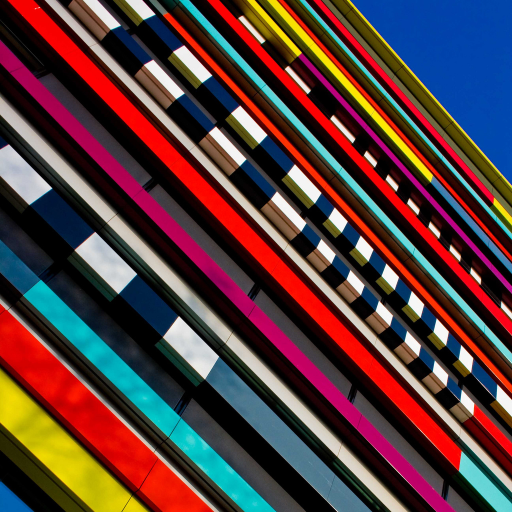
#> input picture utils/test.png, 1024 x 1024 px, found by its file name (shown at 1/2 size)
$ python utils_blindsr.py   (older library calls are emulated)
#> lines starting #> are read from the running program, lines starting #| are printed output that depends on the picture
### utils/utils_image.py
import os
import math
import random
import numpy as np
import torch
import cv2
# from torchvision.utils import make_grid
from datetime import datetime
# import torchvision.transforms as transforms
import matplotlib.pyplot as plt
from mpl_toolkits.mplot3d import Axes3D
os.environ["KMP_DUPLICATE_LIB_OK"] = "TRUE"


'''
# --------------------------------------------
# Kai Zhang (github: https://github.com/cszn)
# 03/Mar/2019
# --------------------------------------------
# https://github.com/twhui/SRGAN-pyTorch
# https://github.com/xinntao/BasicSR
# --------------------------------------------
'''


IMG_EXTENSIONS = ['.jpg', '.JPG', '.jpeg', '.JPEG', '.png', '.PNG', '.ppm', '.PPM', '.bmp', '.BMP', '.tif']


def is_image_file(filename):
    return any(filename.endswith(extension) for extension in IMG_EXTENSIONS)


def get_timestamp():
    return datetime.now().strftime('%y%m%d-%H%M%S')


# [21 lines left out: functions imshow, surf, not called in this run]


'''
# --------------------------------------------
# get image pathes
# --------------------------------------------
'''


# [21 lines left out: functions get_image_paths, _get_paths_from_images, not called in this run]


'''
# --------------------------------------------
# split large images into small images
# --------------------------------------------
'''


# [50 lines left out: functions patches_from_image, imssave, split_imageset, not called in this run]
        #if original_dataroot == taget_dataroot:
        #del img_path

'''
# --------------------------------------------
# makedir
# --------------------------------------------
'''


def mkdir(path):
    if not os.path.exists(path):
        os.makedirs(path)


# [14 lines left out: functions mkdirs, mkdir_and_rename, not called in this run]


'''
# --------------------------------------------
# read image from path
# opencv is fast, but read BGR numpy image
# --------------------------------------------
'''


# --------------------------------------------
# get uint8 image of size HxWxn_channles (RGB)
# --------------------------------------------
def imread_uint(path, n_channels=3):
    #  input: path
    # output: HxWx3(RGB or GGG), or HxWx1 (G)
#> called with path = 'utils/test.png', n_channels = 3
    if n_channels == 1:
        img = cv2.imread(path, 0)  # cv2.IMREAD_GRAYSCALE
        img = np.expand_dims(img, axis=2)  # HxWx1
    elif n_channels == 3:
        img = cv2.imread(path, cv2.IMREAD_UNCHANGED)  # BGR or G
#> img is the input picture: shape (1024, 1024, 3); mean B, G, R 60.7, 60.2, 88.5
        if img.ndim == 2:
            img = cv2.cvtColor(img, cv2.COLOR_GRAY2RGB)  # GGG
        else:
            img = cv2.cvtColor(img, cv2.COLOR_BGR2RGB)  # RGB
#> in uint2single, `return np.float32(img/255.)`:
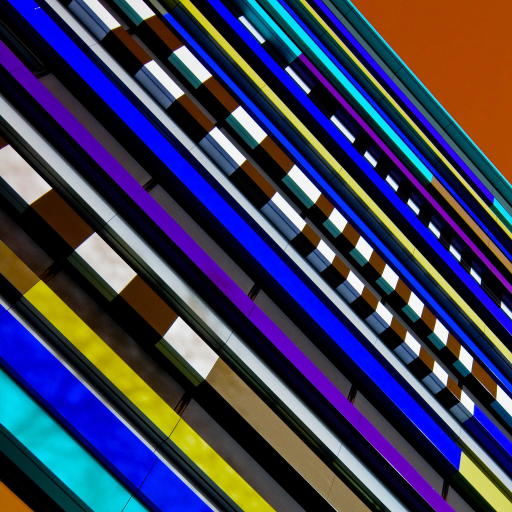
#> returned value: shape (1024, 1024, 3) float32 (shown at 1/2 size); mean of channels 0, 1, 2 0.347, 0.236, 0.238; drawn as B, G, R
    return img


# --------------------------------------------
# matlab's imwrite
# --------------------------------------------
def imsave(img, img_path):
    img = np.squeeze(img)
    if img.ndim == 3:
        img = img[:, :, [2, 1, 0]]
    cv2.imwrite(img_path, img)

# [22 lines left out: functions imwrite, read_img, not called in this run]


'''
# --------------------------------------------
# image format conversion
# --------------------------------------------
# numpy(single) <--->  numpy(uint)
# numpy(single) <--->  tensor
# numpy(uint)   <--->  tensor
# --------------------------------------------
'''


# --------------------------------------------
# numpy(single) [0, 1] <--->  numpy(uint)
# --------------------------------------------


def uint2single(img):

    return np.float32(img/255.)


def single2uint(img):

    return np.uint8((img.clip(0, 1)*255.).round())


def uint162single(img):

    return np.float32(img/65535.)


def single2uint16(img):

    return np.uint16((img.clip(0, 1)*65535.).round())


# --------------------------------------------
# numpy(uint) (HxWxC or HxW) <--->  tensor
# --------------------------------------------


# convert uint to 4-dimensional torch tensor
# [19 lines left out: functions uint2tensor4, uint2tensor3, tensor2uint, not called in this run]


# --------------------------------------------
# numpy(single) (HxWxC) <--->  tensor
# --------------------------------------------


# convert single (HxWxC) to 3-dimensional torch tensor
def single2tensor3(img):
    return torch.from_numpy(np.ascontiguousarray(img)).permute(2, 0, 1).float()


# convert single (HxWxC) to 4-dimensional torch tensor
def single2tensor4(img):
    return torch.from_numpy(np.ascontiguousarray(img)).permute(2, 0, 1).float().unsqueeze(0)


# convert torch tensor to single
# [15 lines left out: functions tensor2single, tensor2single3, not called in this run]


def single2tensor5(img):
    return torch.from_numpy(np.ascontiguousarray(img)).permute(2, 0, 1, 3).float().unsqueeze(0)


def single32tensor5(img):
    return torch.from_numpy(np.ascontiguousarray(img)).float().unsqueeze(0).unsqueeze(0)


def single42tensor4(img):
    return torch.from_numpy(np.ascontiguousarray(img)).permute(2, 0, 1, 3).float()


# [26 lines of commented-out code are left out]


'''
# --------------------------------------------
# Augmentation, flipe and/or rotate
# --------------------------------------------
# The following two are enough.
# (1) augmet_img: numpy image of WxHxC or WxH
# (2) augment_img_tensor4: tensor image 1xCxWxH
# --------------------------------------------
'''


# [105 lines left out: functions augment_img, augment_img_tensor4, augment_img_tensor, augment_img_np3, augment_imgs, not called in this run]


'''
# --------------------------------------------
# modcrop and shave
# --------------------------------------------
'''


# [22 lines left out: functions modcrop, shave, not called in this run]


'''
# --------------------------------------------
# image processing process on numpy image
# channel_convert(in_c, tar_type, img_list):
# rgb2ycbcr(img, only_y=True):
# bgr2ycbcr(img, only_y=True):
# ycbcr2rgb(img):
# --------------------------------------------
'''


# [81 lines left out: functions rgb2ycbcr, ycbcr2rgb, bgr2ycbcr, channel_convert, not called in this run]


'''
# --------------------------------------------
# metric, PSNR, SSIM and PSNRB
# --------------------------------------------
'''


# --------------------------------------------
# PSNR
# --------------------------------------------
# [151 lines left out: functions calculate_psnr, calculate_ssim, ssim, _blocking_effect_factor, calculate_psnrb, not called in this run]

'''
# --------------------------------------------
# matlab's bicubic imresize (numpy and torch) [0, 1]
# --------------------------------------------
'''


# matlab 'imresize' function, now only support 'bicubic'
# [134 lines left out: functions cubic, calculate_weights_indices, imresize, not called in this run]


# --------------------------------------------
# imresize for numpy image [0, 1]
# --------------------------------------------
def imresize_np(img, scale, antialiasing=True):
    # Now the scale should be the same for H and W
    # input: img: Numpy, HWC or HW [0,1]
    # output: HWC or HW [0,1] w/o round
    img = torch.from_numpy(img)
    need_squeeze = True if img.dim() == 2 else False
    if need_squeeze:
        img.unsqueeze_(2)

    in_H, in_W, in_C = img.size()
    out_C, out_H, out_W = in_C, math.ceil(in_H * scale), math.ceil(in_W * scale)
    kernel_width = 4
    kernel = 'cubic'

    # Return the desired dimension order for performing the resize.  The
    # strategy is to perform the resize first along the dimension with the
    # smallest scale factor.
    # Now we do not support this.

    # get weights and indices
    weights_H, indices_H, sym_len_Hs, sym_len_He = calculate_weights_indices(
        in_H, out_H, scale, kernel, kernel_width, antialiasing)
    weights_W, indices_W, sym_len_Ws, sym_len_We = calculate_weights_indices(
        in_W, out_W, scale, kernel, kernel_width, antialiasing)
    # process H dimension
    # symmetric copying
    img_aug = torch.FloatTensor(in_H + sym_len_Hs + sym_len_He, in_W, in_C)
    img_aug.narrow(0, sym_len_Hs, in_H).copy_(img)

    sym_patch = img[:sym_len_Hs, :, :]
    inv_idx = torch.arange(sym_patch.size(0) - 1, -1, -1).long()
    sym_patch_inv = sym_patch.index_select(0, inv_idx)
    img_aug.narrow(0, 0, sym_len_Hs).copy_(sym_patch_inv)

    sym_patch = img[-sym_len_He:, :, :]
    inv_idx = torch.arange(sym_patch.size(0) - 1, -1, -1).long()
    sym_patch_inv = sym_patch.index_select(0, inv_idx)
    img_aug.narrow(0, sym_len_Hs + in_H, sym_len_He).copy_(sym_patch_inv)

    out_1 = torch.FloatTensor(out_H, in_W, in_C)
    kernel_width = weights_H.size(1)
    for i in range(out_H):
        idx = int(indices_H[i][0])
        for j in range(out_C):
            out_1[i, :, j] = img_aug[idx:idx + kernel_width, :, j].transpose(0, 1).mv(weights_H[i])

    # process W dimension
    # symmetric copying
    out_1_aug = torch.FloatTensor(out_H, in_W + sym_len_Ws + sym_len_We, in_C)
    out_1_aug.narrow(1, sym_len_Ws, in_W).copy_(out_1)

    sym_patch = out_1[:, :sym_len_Ws, :]
    inv_idx = torch.arange(sym_patch.size(1) - 1, -1, -1).long()
    sym_patch_inv = sym_patch.index_select(1, inv_idx)
    out_1_aug.narrow(1, 0, sym_len_Ws).copy_(sym_patch_inv)

    sym_patch = out_1[:, -sym_len_We:, :]
    inv_idx = torch.arange(sym_patch.size(1) - 1, -1, -1).long()
    sym_patch_inv = sym_patch.index_select(1, inv_idx)
    out_1_aug.narrow(1, sym_len_Ws + in_W, sym_len_We).copy_(sym_patch_inv)

    out_2 = torch.FloatTensor(out_H, out_W, in_C)
    kernel_width = weights_W.size(1)
    for i in range(out_W):
        idx = int(indices_W[i][0])
        for j in range(out_C):
            out_2[:, i, j] = out_1_aug[:, idx:idx + kernel_width, j].mv(weights_W[i])
    if need_squeeze:
        out_2.squeeze_()

    return out_2.numpy()


# [2 lines that do not run on import are left out]
# [10 lines of commented-out code are left out]


### utils/utils_blindsr.py
# -*- coding: utf-8 -*-
import numpy as np
import cv2
import torch
from scipy.interpolate import RegularGridInterpolator
from utils import utils_image as util

import random
from scipy import ndimage
import scipy
import scipy.stats as ss
from scipy.linalg import orth


"""
# --------------------------------------------
# Super-Resolution
# --------------------------------------------
#
# Kai Zhang (cskaizhang@gmail.com)
# https://github.com/cszn
# From 2019/03--2021/08
# --------------------------------------------
"""

# [12 lines left out: function modcrop_np, not called in this run]


"""
# --------------------------------------------
# anisotropic Gaussian kernels
# --------------------------------------------
"""
# [14 lines left out: function analytic_kernel, not called in this run]


def anisotropic_Gaussian(ksize=15, theta=np.pi, l1=6, l2=6):
    """ generate an anisotropic Gaussian kernel
    Args:
        ksize : e.g., 15, kernel size
        theta : [0,  pi], rotation angle range
        l1    : [0.1,50], scaling of eigenvalues
        l2    : [0.1,l1], scaling of eigenvalues
        If l1 = l2, will get an isotropic Gaussian kernel.

    Returns:
        k     : kernel
    """

    v = np.dot(np.array([[np.cos(theta), -np.sin(theta)], [np.sin(theta), np.cos(theta)]]), np.array([1., 0.]))
    V = np.array([[v[0], v[1]], [v[1], -v[0]]])
    D = np.array([[l1, 0], [0, l2]])
    Sigma = np.dot(np.dot(V, D), np.linalg.inv(V))
    k = gm_blur_kernel(mean=[0, 0], cov=Sigma, size=ksize)

    return k


def gm_blur_kernel(mean, cov, size=15):
    center = size / 2.0 + 0.5
    k = np.zeros([size, size])
    for y in range(size):
        for x in range(size):
            cy = y - center + 1
            cx = x - center + 1
            k[y, x] = ss.multivariate_normal.pdf([cx, cy], mean=mean, cov=cov)

    k = k / np.sum(k)
    return k


def _ensure_2d_kernel(k):
    """Ensure kernel is 2D numpy array. Attempt to reshape flattened kernel into square if needed."""
    k = np.asarray(k)
    # If flattened 1D array and size is perfect square, reshape
    if k.ndim == 1:
        s = int(np.round(np.sqrt(k.size)))
        if s * s == k.size:
            k = k.reshape((s, s))
    k = np.squeeze(k)
    if k.ndim != 2:
        raise ValueError(f"Unexpected kernel shape after processing: {k.shape}. Expected 2D kernel.")
    return k


def convolve_img(img, k, mode='mirror'):
    """
    Robust per-channel convolution wrapper using scipy.ndimage.convolve.
    - k: kernel (1D flattened, 2D or with singleton dims) -> normalized to 2D
    - img: HxW or HxWxC
    - mode: boundary mode ('mirror','wrap','reflect','nearest',...)
    """
    k = _ensure_2d_kernel(k)
    # ensure float computations; keep dtype but prefer float during conv to avoid uint8 overflow
    orig_dtype = img.dtype
    # convert to float32 for convolution to avoid integer overflow
    img_f = img.astype(np.float32)

    if img_f.ndim == 3:
        out = np.zeros_like(img_f)
        for c in range(img_f.shape[2]):
            out[:, :, c] = ndimage.convolve(img_f[:, :, c], k, mode=mode)
        # Clip to valid range if original was float in [0,1] or uint in [0,255]
        if np.issubdtype(orig_dtype, np.integer):
            out = np.clip(out, 0, 255)
            out = out.astype(orig_dtype)
        else:
            out = np.clip(out, 0.0, 1.0)
        return out
    else:
        out = ndimage.convolve(img_f, k, mode=mode)
        if np.issubdtype(orig_dtype, np.integer):
            out = np.clip(out, 0, 255)
            out = out.astype(orig_dtype)
        else:
            out = np.clip(out, 0.0, 1.0)
        return out


def shift_pixel(x, sf, upper_left=True):
    """shift pixel for super-resolution with different scale factors
    Args:
        x: WxHxC or WxH
        sf: scale factor
        upper_left: shift direction
    """
    h, w = x.shape[:2]
    shift = (sf-1)*0.5
    xv, yv = np.arange(0, w, 1.0), np.arange(0, h, 1.0)
    if upper_left:
        x1 = xv + shift
        y1 = yv + shift
    else:
        x1 = xv - shift
        y1 = yv - shift

    x1 = np.clip(x1, 0, w-1)
    y1 = np.clip(y1, 0, h-1)

    # For RegularGridInterpolator the grid tuple must correspond to array axes: (y_coords, x_coords)
    if x.ndim == 2:
        # build meshgrid of query points same as interp2d behavior (returns shape (len(y1), len(x1)))
        Xq, Yq = np.meshgrid(x1, y1, indexing='xy')  # Xq has shape (len(y1), len(x1))
        pts = np.stack([Yq.ravel(), Xq.ravel()], axis=-1)  # (N,2) in (y,x) order
        interp = RegularGridInterpolator((yv, xv), x, bounds_error=False, fill_value=None)
        x_val = interp(pts).reshape(Yq.shape)
        x = x_val
    elif x.ndim == 3:
        # process each channel separately
        out = np.zeros_like(x, dtype=np.float32)
        Xq, Yq = np.meshgrid(x1, y1, indexing='xy')
        pts = np.stack([Yq.ravel(), Xq.ravel()], axis=-1)
        for i in range(x.shape[-1]):
            chan = x[:, :, i]
            interp = RegularGridInterpolator((yv, xv), chan, bounds_error=False, fill_value=None)
            x_val = interp(pts).reshape(Yq.shape)
            out[:, :, i] = x_val
        x = out
    else:
        raise ValueError(f"Unsupported input dimension in shift_pixel: {x.ndim}")

    return x


# [58 lines left out: functions blur, gen_kernel, not called in this run]


def fspecial_gaussian(hsize, sigma):
    hsize = [hsize, hsize]
    siz = [(hsize[0]-1.0)/2.0, (hsize[1]-1.0)/2.0]
    std = sigma
    [x, y] = np.meshgrid(np.arange(-siz[1], siz[1]+1), np.arange(-siz[0], siz[0]+1))
    arg = -(x*x + y*y)/(2*std*std)
    h = np.exp(arg)
    h[h < np.finfo(float).eps * h.max()] = 0
    sumh = h.sum()
    if sumh != 0:
        h = h/sumh
    return h


# [7 lines left out: function fspecial_laplacian, not called in this run]


def fspecial(filter_type, *args, **kwargs):
    '''
    python code from:
    https://github.com/ronaldosena/imagens-medicas-2/blob/40171a6c259edec7827a6693a93955de2bd39e76/Aulas/aula_2_-_uniform_filter/matlab_fspecial.py
    '''
    if filter_type == 'gaussian':
        return fspecial_gaussian(*args, **kwargs)
    if filter_type == 'laplacian':
        return fspecial_laplacian(*args, **kwargs)

"""
# --------------------------------------------
# degradation models
# --------------------------------------------
"""


# [105 lines left out: functions bicubic_degradation, srmd_degradation, dpsr_degradation, classical_degradation, add_sharpening, not called in this run]


def add_blur(img, sf=4):
    wd2 = 4.0 + sf
    wd = 2.0 + 0.2*sf
    if random.random() < 0.5:
        l1 = wd2*random.random()
        l2 = wd2*random.random()
        k = anisotropic_Gaussian(ksize=2*random.randint(2,11)+3, theta=random.random()*np.pi, l1=l1, l2=l2)
    else:
        k = fspecial('gaussian', 2*random.randint(2,11)+3, wd*random.random())
    img = convolve_img(img, k, mode='mirror')

    return img


# [12 lines left out: function add_resize, not called in this run]


def add_Gaussian_noise(img, noise_level1=2, noise_level2=25):
    noise_level = random.randint(noise_level1, noise_level2)
    rnum = np.random.rand()
    if rnum > 0.6:   # add color Gaussian noise
        img += np.random.normal(0, noise_level/255.0, img.shape).astype(np.float32)
    elif rnum < 0.4: # add grayscale Gaussian noise
        img += np.random.normal(0, noise_level/255.0, (*img.shape[:2], 1)).astype(np.float32)
    else:            # add  noise
        L = noise_level2/255.
        D = np.diag(np.random.rand(3))
        U = orth(np.random.rand(3,3))
        conv = np.dot(np.dot(np.transpose(U), D), U)
        img += np.random.multivariate_normal([0,0,0], np.abs(L**2*conv), img.shape[:2]).astype(np.float32)
    img = np.clip(img, 0.0, 1.0)
    return img


# [30 lines left out: functions add_speckle_noise, add_Poisson_noise, not called in this run]


def add_JPEG_noise(img):
    quality_factor = random.randint(30, 95)
    img = cv2.cvtColor(util.single2uint(img), cv2.COLOR_RGB2BGR)
    result, encimg = cv2.imencode('.jpg', img, [int(cv2.IMWRITE_JPEG_QUALITY), quality_factor])
    img = cv2.imdecode(encimg, 1)
    img = cv2.cvtColor(util.uint2single(img), cv2.COLOR_BGR2RGB)
    return img


def random_crop(lq, hq, sf=4, lq_patchsize=64):
    h, w = lq.shape[:2]
    rnd_h = random.randint(0, h-lq_patchsize)
    rnd_w = random.randint(0, w-lq_patchsize)
    lq = lq[rnd_h:rnd_h + lq_patchsize, rnd_w:rnd_w + lq_patchsize, :]

    rnd_h_H, rnd_w_H = int(rnd_h * sf), int(rnd_w * sf)
    hq = hq[rnd_h_H:rnd_h_H + lq_patchsize*sf, rnd_w_H:rnd_w_H + lq_patchsize*sf, :]
    return lq, hq


def degradation_bsrgan(img, sf=4, lq_patchsize=72, isp_model=None):
    """
    This is the degradation model of BSRGAN from the paper
    "Designing a Practical Degradation Model for Deep Blind Image Super-Resolution"
    ----------
    img: HXWXC, [0, 1], its size should be large than (lq_patchsizexsf)x(lq_patchsizexsf)
    sf: scale factor
    isp_model: camera ISP model

    Returns
    -------
    img: low-quality patch, size: lq_patchsizeXlq_patchsizeXC, range: [0, 1]
    hq: corresponding high-quality patch, size: (lq_patchsizexsf)X(lq_patchsizexsf)XC, range: [0, 1]
    """
#> called with sf = 4, lq_patchsize = 72
    isp_prob, jpeg_prob, scale2_prob = 0.25, 0.9, 0.25
    sf_ori = sf

    h1, w1 = img.shape[:2]
    img = img.copy()[:h1 - h1 % sf, :w1 - w1 % sf, ...]  # mod crop
    h, w = img.shape[:2]

    if h < lq_patchsize*sf or w < lq_patchsize*sf:
        raise ValueError(f'img size ({h1}X{w1}) is too small!')

    hq = img.copy()

    if sf == 4 and random.random() < scale2_prob:   # downsample1
        if np.random.rand() < 0.5:
            img = cv2.resize(img, (int(1/2*img.shape[1]), int(1/2*img.shape[0])), interpolation=random.choice([1,2,3]))
        else:
            img = util.imresize_np(img, 1/2, True)
        img = np.clip(img, 0.0, 1.0)
        sf = 2

    shuffle_order = random.sample(range(7), 7)
    idx1, idx2 = shuffle_order.index(2), shuffle_order.index(3)
    if idx1 > idx2:  # keep downsample3 last
        shuffle_order[idx1], shuffle_order[idx2] = shuffle_order[idx2], shuffle_order[idx1]

    for i in shuffle_order:

        if i == 0:
            img = add_blur(img, sf=sf)

        elif i == 1:
            img = add_blur(img, sf=sf)

        elif i == 2:
            a, b = img.shape[1], img.shape[0]
            # downsample2
            if random.random() < 0.75:
                sf1 = random.uniform(1,2*sf)
                img = cv2.resize(img, (int(1/sf1*img.shape[1]), int(1/sf1*img.shape[0])), interpolation=random.choice([1,2,3]))
            else:
                k = fspecial('gaussian', 25, random.uniform(0.1, 0.6*sf))
                k_shifted = shift_pixel(k, sf)
                k_shifted = k_shifted/k_shifted.sum()  # blur with shifted kernel
                img = convolve_img(img, k_shifted, mode='mirror')
                img = img[0::sf, 0::sf, ...]  # nearest downsampling
            img = np.clip(img, 0.0, 1.0)

        elif i == 3:
            # downsample3
            img = cv2.resize(img, (int(1/sf*a), int(1/sf*b)), interpolation=random.choice([1,2,3]))
            img = np.clip(img, 0.0, 1.0)

        elif i == 4:
            # add Gaussian noise
            img = add_Gaussian_noise(img, noise_level1=2, noise_level2=25)

        elif i == 5:
            # add JPEG noise
            if random.random() < jpeg_prob:
                img = add_JPEG_noise(img)

        elif i == 6:
            # add processed camera sensor noise
            if random.random() < isp_prob and isp_model is not None:
                with torch.no_grad():
                    img, hq = isp_model.forward(img.copy(), hq)

    # add final JPEG compression noise
    img = add_JPEG_noise(img)
#> in add_JPEG_noise (call 2), `quality_factor = random.randint(30, 95)`: quality_factor = 48
#> in single2uint (call 2), `return np.uint8((img.clip(0, 1)*255.).round())`:
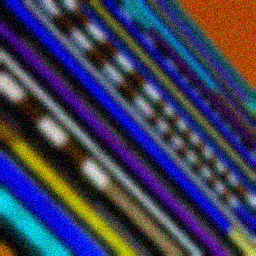
#> returned value: shape (256, 256, 3); mean of channels 0, 1, 2 89.6, 61.4, 62.6; drawn as B, G, R
#> in add_JPEG_noise (call 2), `result, encimg = cv2.imencode('.jpg', img, [int(cv2.IMWRITE_JPEG_QUALI..`: encimg = 11394 values, max 255 at index 0, min 0 at index 4, mean 126
#> in add_JPEG_noise (call 2), `img = cv2.imdecode(encimg, 1)`:
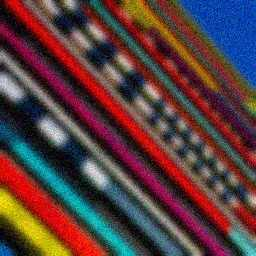
#> img: shape (256, 256, 3); mean B, G, R 62.7, 61.4, 89.6

    # random crop
    img, hq = random_crop(img, hq, sf_ori, lq_patchsize)
#> in random_crop, `lq = lq[rnd_h:rnd_h + lq_patchsize, rnd_w:rnd_w + lq_patchsize, :]`:
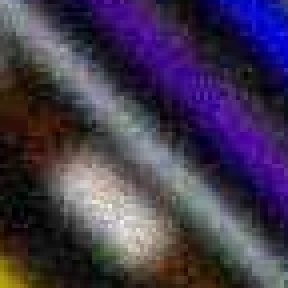
#> lq: shape (72, 72, 3) float32 (shown 4 times larger); mean of channels 0, 1, 2 0.311, 0.219, 0.26; drawn as B, G, R
#> (the rest of the program and of its run is left out)
